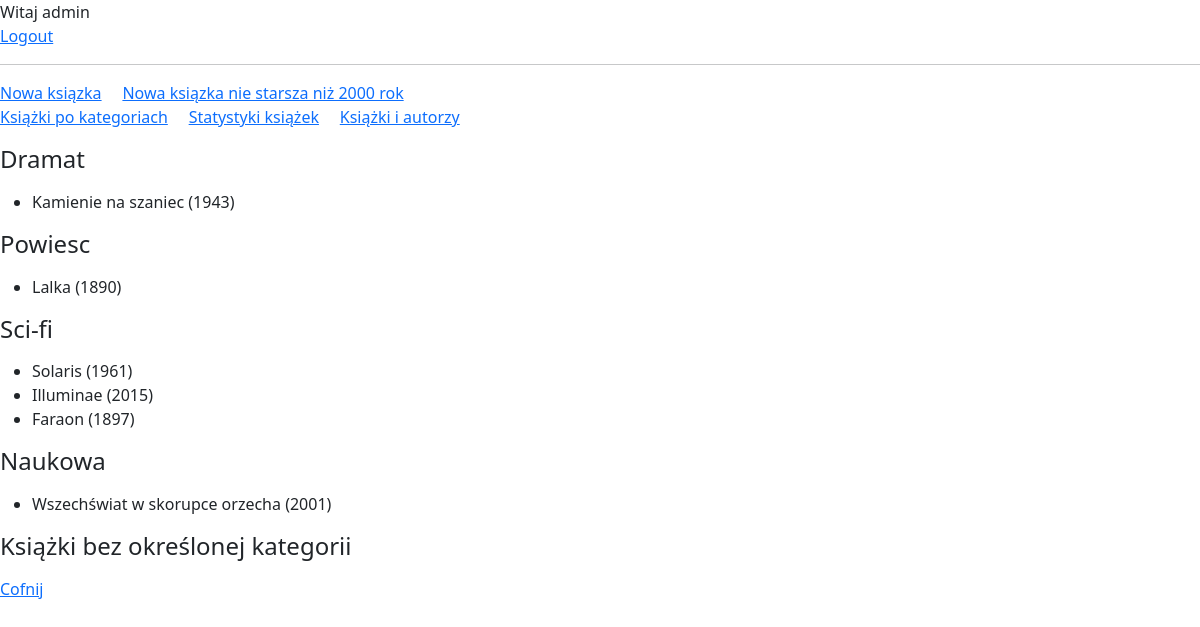
The app's page /book/books-category/ (signed in) with its own data.
### books/models.py (models this page shows)
class Book(models.Model):
    title = models.CharField(max_length=255)
    publication_year = models.IntegerField()
    def __str__(self):
        return "{} ({})".format(self.title, str(self.publication_year))

### books/views.py (the view)
# urls.py: path('books-category/', books_category, name='books_category'),
@login_required
def books_category(request):
   books = Book.objects.all()
   booksNone = Book.objects.filter(extrainfo__category__isnull=True)
   category = ExtraInfo.CATEGORY
   context = {'books': books, 'category':category, 'booksNone':booksNone}
   print(context)
   return render(request, 'book/book-category.html', context)

### templates/book/book-category.html (shortened to what this page needs)
{% extends 'book/main.html' %}
{% block page %}
{% if user.is_authenticated %}
Witaj {{ user.username }}<br>
<a href="{% url 'logout' %}">Logout</a>
{% else %}
<a href="{% url 'login' %}">Login</a>
{% endif %}
<hr>
<a href="{% url 'create_book2' %}">Nowa ksiązka</a>&nbsp;&nbsp;&nbsp;&nbsp;
<a href="{% url 'create_over_2000' %}">Nowa ksiązka nie starsza niż 2000 rok</a>&nbsp;&nbsp;&nbsp;&nbsp;
<br>
<a href="{% url 'books_category' %}">Książki po kategoriach</a>&nbsp;&nbsp;&nbsp;&nbsp;
<a href="{% url 'stat_books' %}">Statystyki książek</a>&nbsp;&nbsp;&nbsp;&nbsp;
<a href="{% url 'authors_by_books' %}">Książki i autorzy</a>
{% if books %}
{% for c in category %}
<p>
<h4>{{ c|last }}</h4>
</p>
<ul>
    {% for book in books %}
    {% if book.extrainfo.category == c|first %}
    <li> {{ book.title }} ({{ book.publication_year }})</li>
    {% endif %}
    {% endfor %}
</ul>
{% endfor %}
<p>
<h4>Książki bez określonej kategorii</h4>
</p>
{% else %}
<p>Brak ksiązek o określonych kategoriach.</p>
{% endif %}
<a href="{% url 'all_books' %}">Cofnij</a>
{% endblock %}

### records on screen
Book: title "Kamienie na szaniec", publication_year "1943"
Book: title "Lalka", publication_year "1890"
Book: title "Solaris", publication_year "1961"
Book: title "Illuminae", publication_year "2015"
Book: title "Faraon", publication_year "1897"
Book: title "Wszechświat w skorupce orzecha", publication_year "2001"

### other values on screen
{{ user.username }} "admin"
{{ c|last }} "Dramat" "Powiesc" "Sci-fi" "Naukowa"
